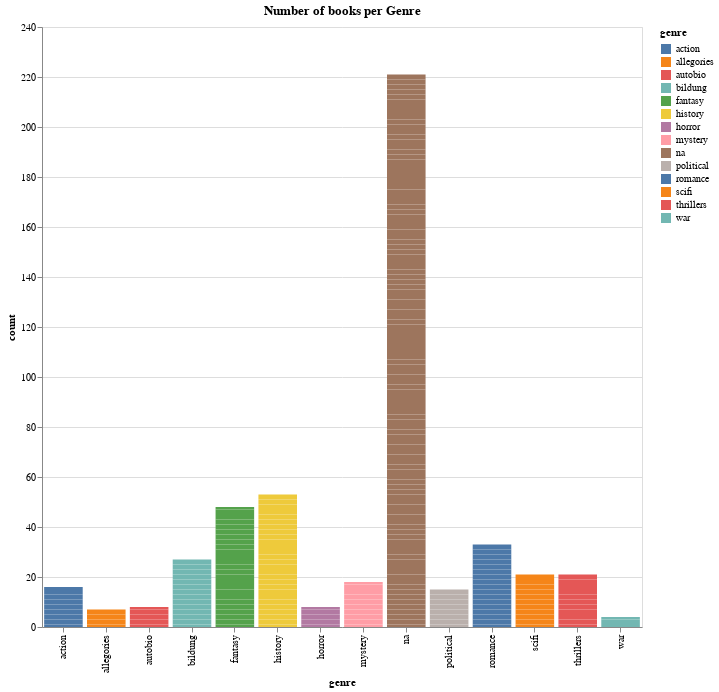

This figure's notebook cell:
### Markdown cell above
Great! We can see how each genre is distributed in the pie chart. "na" seems to be the most popular genre, with history coming in second, and fantasy in third. Although is it an amazing graph, one of the weaknesses of this type of chart is the lack of providing percise information. It is important to know what graph to use for each situation, so let's try something different.

### Code cell
# Plot Number of Books per Genre
alt.Chart(df_grouped).mark_bar().encode(
	x="genre:N",
	y="count:Q",
	color="genre:N",
    
).properties(
	title="Number of books per Genre",
	width=600,
	height=600
)

### Figure 1 — Vega-Lite specification as saved in the notebook (floating-point values rounded to 4 significant figures; data arrays with more than 128 entries replaced by an {"elided": "..."} marker saying what was removed)
{"config": {"view": {"continuousWidth": 300, "continuousHeight": 300}}, "data": {"name": "data-8f21a09f5922e3d5e290370fcae20a6f"}, "mark": {"type": "bar"}, "encoding": {"color": {"field": "genre", "type": "nominal"}, "x": {"field": "genre", "type": "nominal"}, "y": {"field": "count", "type": "quantitative"}}, "height": 600, "title": "Number of books per Genre", "width": 600, "$schema": "https://vega.github.io/schema/vega-lite/v5.8.0.json", "datasets": {"data-8f21a09f5922e3d5e290370fcae20a6f": {"elided": "370 records"}}}
